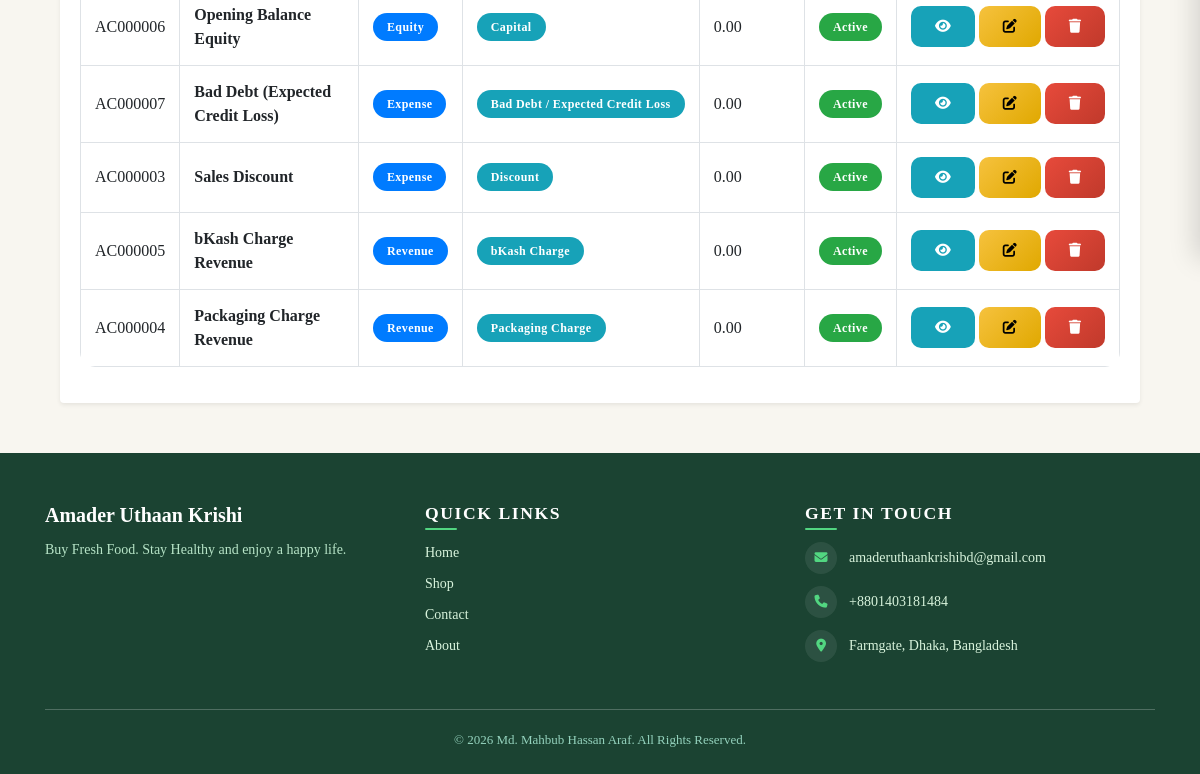
Before: /finance/accounts/ (signed in, lower part) with the older database file.
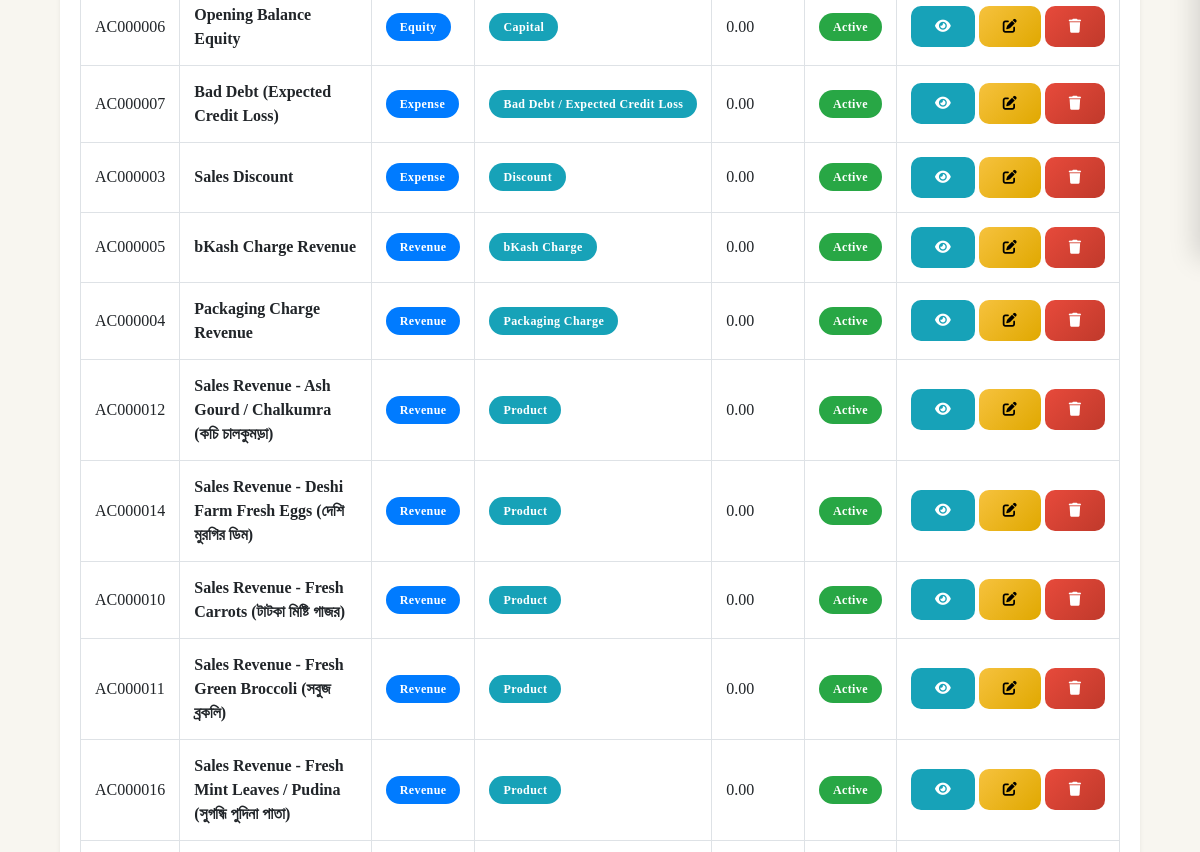
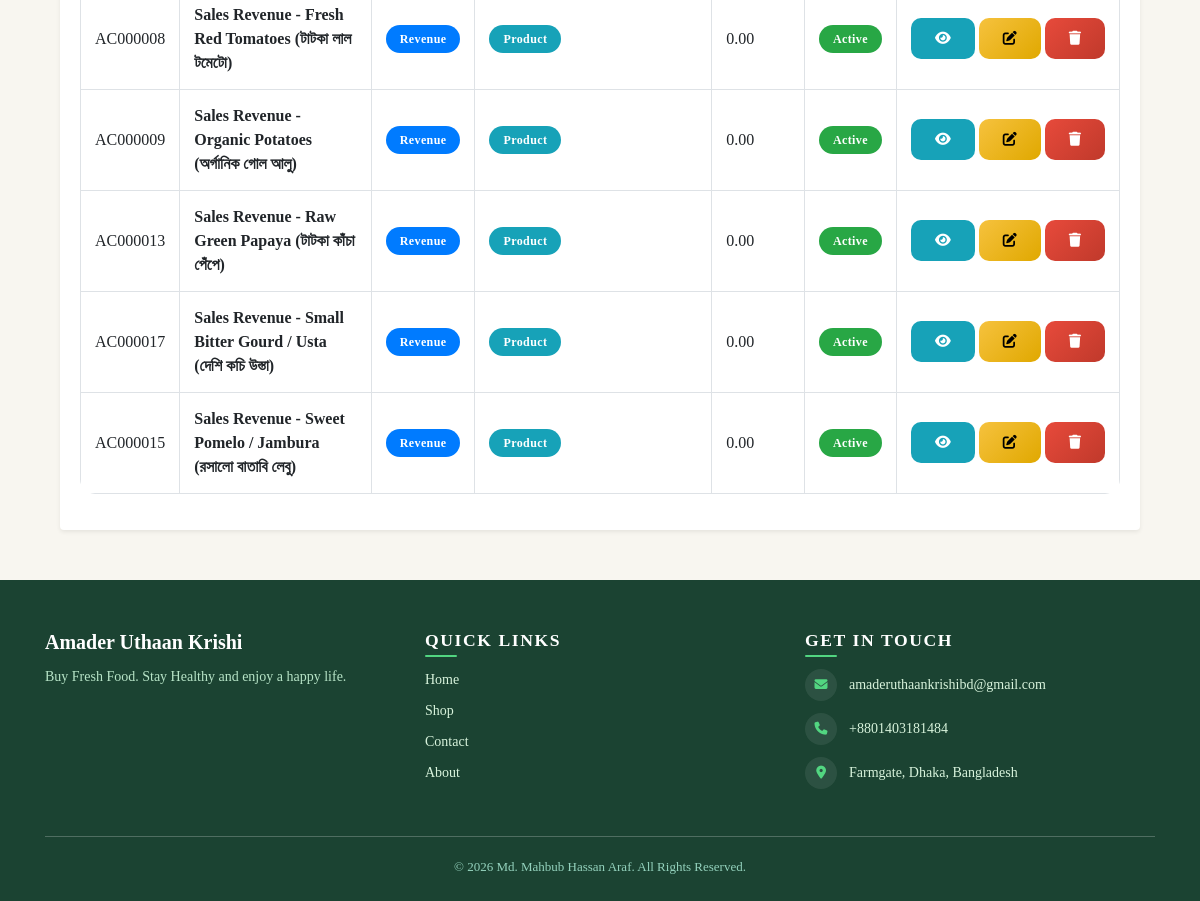
After: the same page with the newer database file (2 pictures, top to bottom).
### apps/finance/models.py (models this page shows, shortened)
class Account(models.Model):
    TYPE1_CHOICES = (
        ("asset", "Asset"),
        ("liability", "Liability"),
        ("equity", "Equity"),
        ("revenue", "Revenue"),
        ("expense", "Expense"),
    )
    TYPE2_CHOICES = (
        ("cash", "Cash"),
        ("bank", "Bank"),
        ("customer", "Customer"),
        ("supplier", "Supplier"),
        ("receivable", "Receivable"),
        ("payable", "Payable"),
        ("product", "Product"),
        ("capital", "Capital"),
        ("purchase", "Purchase"),
        ("discount", "Discount"),
        ("packaging", "Packaging Charge"),
        ("bkash_charge", "bKash Charge"),
        ("bad_debt", "Bad Debt / Expected Credit Loss"),
        ("other", "Other"),
    )
    OPENING_BALANCE_TYPE = (
        ("debit", "Debit"),
        ("credit", "Credit"),
    )
    STATUS_CHOICES = (
        ("active", "Active"),
        ("inactive", "Inactive"),
    )
    account_code = models.CharField(
        max_length=20,
        blank=True,
    )
    name = models.CharField(
        max_length=150
    )
    type1 = models.CharField(
        max_length=20,
        choices=TYPE1_CHOICES,
    )
    type2 = models.CharField(
        max_length=30,
        choices=TYPE2_CHOICES,
        default="other",
    )
    customer = models.OneToOneField(
        CustomUser,
        on_delete=models.CASCADE,
        null=True,
        blank=True,
        related_name="account"
    )
    product = models.OneToOneField(
        Product,
        on_delete=models.CASCADE,
        null=True,
        blank=True,
        related_name="account"
    )
    expense_category = models.OneToOneField(
        ExpenseCategory,
        on_delete=models.CASCADE,
        null=True,
        blank=True,
        related_name="account"
    )
    opening_balance = models.DecimalField(
        max_digits=12,
        decimal_places=2,
        default=Decimal("0.00"),
    )
    opening_balance_type = models.CharField(
        max_length=10,
        choices=OPENING_BALANCE_TYPE,
        default="debit",
    )
    is_default = models.BooleanField(
        default=False,
    )
    status = models.CharField(
        max_length=20,
        choices=STATUS_CHOICES,
        default="active",
    )
    created_at = models.DateTimeField(
        auto_now_add=True,
    )
    updated_at = models.DateTimeField(
        auto_now=True,
    )
    class Meta:
        ordering = ["name"]
        indexes = [
            models.Index(fields=["account_code"]),
            models.Index(fields=["name"]),
            models.Index(fields=["type1"]),
            models.Index(fields=["type2"]),
            models.Index(fields=["status"]),
        ]

### apps/finance/views.py (the view, shortened to what this page needs)
@login_required
@user_passes_test(admin_required)
def account_list(request):
    accounts = Account.objects.all()
    search = request.GET.get("search", "").strip()
    type1 = request.GET.get("type1", "").strip()
    type2 = request.GET.get("type2", "").strip()
    status = request.GET.get("status", "").strip()
    if type1:
        accounts = accounts.filter(type1=type1)
    if type2:
        accounts = accounts.filter(type2=type2)
    if status:
        accounts = accounts.filter(status=status)
    accounts = accounts.order_by("type1", "type2", "name")
    return render(
        request,
        "finance/account_list.html",
        {
            "accounts": accounts,
            "search": search,
            "type1": type1,
            "type2": type2,
            "status": status,
        },
    )

### apps/finance/views.py (called while the page is built)
def admin_required(user):
    return user.is_authenticated and (user.is_staff or user.is_superuser)

### Templates/finance/account_list.html (shortened to what this page needs)
{% extends "base.html" %}
{% load static %}
{% block extra_css %}
<link rel="stylesheet" href="{% static 'css/finance.css' %}">
{% endblock %}
{% block content %}
<div class="container-fluid">
    <div class="card shadow-sm border-0">
        <div class="card-body">
            <div class="table-responsive">
                <table class="table table-bordered table-hover">
                    <tbody>
                    {% for account in accounts %}
                    <tr>
                        <td>
                            {{ account.account_code }}
                        </td>
                        <td>
                            <strong>
                                {{ account.name }}
                            </strong>
                        </td>
                        <td>
                            <span class="badge badge-primary">
                                {{ account.get_type1_display }}
                            </span>
                        </td>
                        <td>
                            <span class="badge badge-info">
                                {{ account.get_type2_display }}
                            </span>
                        </td>
                        <td>
                            {{ account.opening_balance|floatformat:2 }}
                        </td>
                        <td>
                            {% if account.status == "active" %}
                                <span class="badge badge-success">
                                    Active
                                </span>
                            {% else %}
                                <span class="badge badge-danger">
                                    Inactive
                                </span>
                            {% endif %}
                        </td>
                        <td class="text-center">
    <div class="d-flex justify-content-center align-items-center">
        <a href="{% url 'account_view' account.id %}"
           class="btn btn-info btn-sm mr-1">
            <i class="fas fa-eye"></i>
        </a>
        <a href="{% url 'account_update' account.id %}"
           class="btn btn-warning btn-sm mr-1">
            <i class="fas fa-edit"></i>
        </a>
        <a href="{% url 'account_delete' account.id %}"
           class="btn btn-danger btn-sm">
            <i class="fas fa-trash"></i>
        </a>
    </div>
</td>
                    </tr>
                    {% endfor %}
                    </tbody>
                </table>
            </div>
        </div>
    </div>
</div>
{% endblock %}

Changed rows visible on the page:
added Account: account_code "AC000012", name "Sales Revenue - Ash Gourd / Chalkumra (কচি চালকুমড়া)", type1 "Revenue", type2 "Product", opening_balance "0.00", status "Active"
added Account: account_code "AC000014", name "Sales Revenue - Deshi Farm Fresh Eggs (দেশি মুরগির ডিম)", type1 "Revenue", type2 "Product", opening_balance "0.00", status "Active"
added Account: account_code "AC000010", name "Sales Revenue - Fresh Carrots (টাটকা মিষ্টি গাজর)", type1 "Revenue", type2 "Product", opening_balance "0.00", status "Active"
added Account: account_code "AC000011", name "Sales Revenue - Fresh Green Broccoli (সবুজ ব্রকলি)", type1 "Revenue", type2 "Product", opening_balance "0.00", status "Active"
added Account: account_code "AC000016", name "Sales Revenue - Fresh Mint Leaves / Pudina (সুগন্ধি পুদিনা পাতা)", type1 "Revenue", type2 "Product", opening_balance "0.00", status "Active"
added Account: account_code "AC000008", name "Sales Revenue - Fresh Red Tomatoes (টাটকা লাল টমেটো)", type1 "Revenue", type2 "Product", opening_balance "0.00", status "Active"
added Account: account_code "AC000009", name "Sales Revenue - Organic Potatoes (অর্গানিক গোল আলু)", type1 "Revenue", type2 "Product", opening_balance "0.00", status "Active"
added Account: account_code "AC000013", name "Sales Revenue - Raw Green Papaya (টাটকা কাঁচা পেঁপে)", type1 "Revenue", type2 "Product", opening_balance "0.00", status "Active"
added Account: account_code "AC000017", name "Sales Revenue - Small Bitter Gourd / Usta (দেশি কচি উস্তা)", type1 "Revenue", type2 "Product", opening_balance "0.00", status "Active"
added Account: account_code "AC000015", name "Sales Revenue - Sweet Pomelo / Jambura (রসালো বাতাবি লেবু)", type1 "Revenue", type2 "Product", opening_balance "0.00", status "Active"
